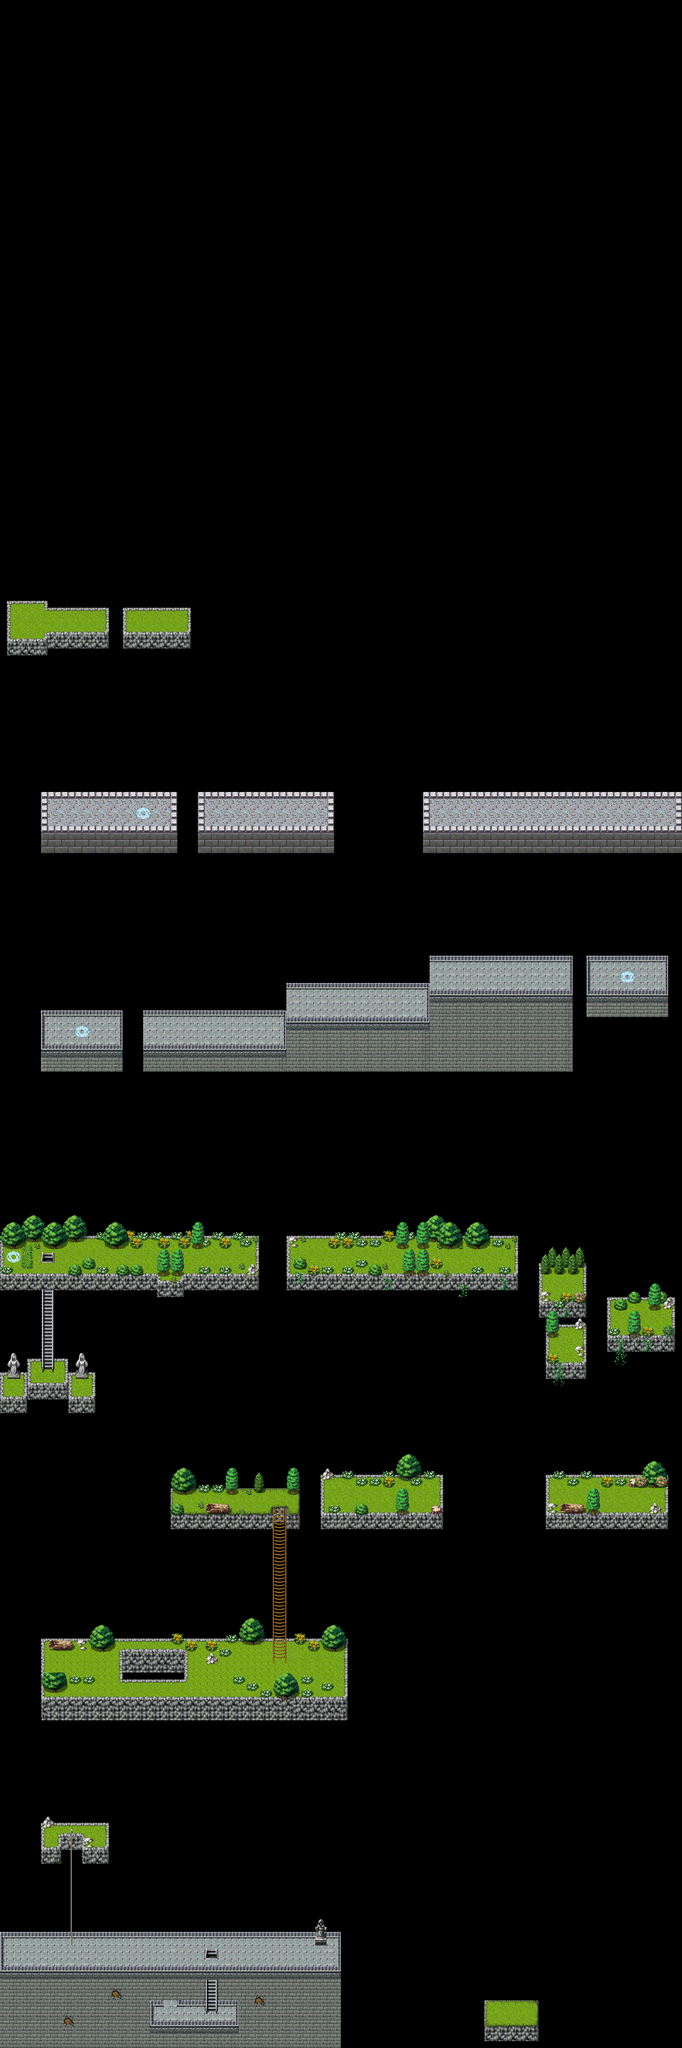

Tiled map render using the project's own tile images. Description and the map definition, with tile-layer contents summarised, below:
An orthogonal 100x300 tile map with 16x16 px tiles, 4 tile layers (map, background, background2, foreground), 10 tilesets and 93 objects (17x itembox, 13x enemy, 4x floor, 4x check, 4x gate, ...).

<map version="1.0" tiledversion="1.0.2" orientation="orthogonal" renderorder="right-down" width="100" height="300" tilewidth="16" tileheight="16" nextobjectid="113">
 <tileset firstgid="1" name="A1" tilewidth="16" tileheight="16" tilecount="768" columns="32">
  <image source="TileA1.png" width="512" height="384" />
 </tileset>
 <tileset firstgid="769" name="A2" tilewidth="16" tileheight="16" tilecount="768" columns="32">
  <image source="TileA2.png" width="512" height="384" />
 </tileset>
 <tileset firstgid="1537" name="A3" tilewidth="16" tileheight="16" tilecount="512" columns="32">
  <image source="TileA3.png" width="512" height="256" />
 </tileset>
 <tileset firstgid="2049" name="A4" tilewidth="16" tileheight="16" tilecount="960" columns="32">
  <image source="TileA4.png" width="512" height="480" />
 </tileset>
 <tileset firstgid="3009" name="A5" tilewidth="16" tileheight="16" tilecount="512" columns="16">
  <image source="TileA5.png" width="256" height="512" />
 </tileset>
 <tileset firstgid="3521" name="B" tilewidth="16" tileheight="16" tilecount="1024" columns="32">
  <image source="TileB.png" width="512" height="512" />
 </tileset>
 <tileset firstgid="4545" name="C" tilewidth="16" tileheight="16" tilecount="1024" columns="32">
  <image source="TileC.png" width="512" height="512" />
 </tileset>
 <tileset firstgid="5569" name="D" tilewidth="16" tileheight="16" tilecount="1024" columns="32">
  <image source="TileD.png" width="512" height="512" />
 </tileset>
 <tileset firstgid="6593" name="E" tilewidth="16" tileheight="16" tilecount="1024" columns="32">
  <image source="TileE.png" width="512" height="512" />
 </tileset>
 <tileset firstgid="7617" name="F" tilewidth="16" tileheight="16" tilecount="480" columns="30">
  <image source="chip01e_exterior.png" width="480" height="256" />
 </tileset>
 <layer name="map" width="100" height="300">
  <data>[30000 cells, 4520 non-empty, 108 distinct tile ids]</data>
 </layer>
 <layer name="background" width="100" height="300">
  <data>[30000 cells, 720 non-empty, 132 distinct tile ids]</data>
 </layer>
 <layer name="background2" width="100" height="300">
  <data>[30000 cells, 192 non-empty, 48 distinct tile ids]</data>
 </layer>
 <layer name="foreground" width="100" height="300">
  <data>[30000 cells, 394 non-empty, 67 distinct tile ids]</data>
 </layer>
 <objectgroup color="#800040" name="collision">
  <object id="2" x="360" y="4720" width="192" height="44" />
  <object id="3" x="352" y="4640" width="8" height="124" />
  <object id="4" x="552" y="4636" width="8" height="128" />
  <object id="5" x="12" y="4576" width="776" height="64" />
  <object id="6" x="0" y="4528" width="12" height="112" />
  <object id="7" x="788" y="4528" width="12" height="112" />
  <object id="10" type="stairs" x="492" y="4576" width="8" height="144" />
  <object id="13" x="96" y="4304" width="160" height="32" />
  <object id="14" type="ladder" x="166" y="4304" width="4" height="256" />
  <object id="21" x="432" y="3904" width="384" height="128" />
  <object id="22" x="96" y="3904" width="192" height="128" />
  <object id="23" x="480" y="3872" width="32" height="32" />
  <object id="26" x="400" y="3520" width="288" height="64" />
  <object id="28" type="ladder" x="652" y="3520" width="8" height="384" />
  <object id="30" x="752" y="3504" width="288" height="80" />
  <object id="32" x="1280" y="3504" width="288" height="80" />
  <object id="37" x="1280" y="3152" width="96" height="80" />
  <object id="38" x="1424" y="3088" width="160" height="80" />
  <object id="39" x="1264" y="3008" width="112" height="48" />
  <object id="40" x="672" y="2944" width="544" height="80" />
  <object id="48" x="0" y="2944" width="608" height="80" />
  <object id="49" x="160" y="3248" width="64" height="64" />
  <object id="50" x="64" y="3216" width="96" height="64" />
  <object id="51" x="0" y="3248" width="64" height="64" />
  <object id="54" type="stairs" x="108" y="2944" width="8" height="272" />
  <object id="60" x="1136" y="4720" width="128" height="64" />
  <object id="62" x="104" y="2416" width="176" height="96" />
  <object id="63" x="280" y="2368" width="8" height="144" />
  <object id="64" x="96" y="2368" width="8" height="144" />
  <object id="66" x="336" y="2416" width="336" height="96" />
  <object id="70" x="672" y="2352" width="336" height="160" />
  <object id="71" x="1008" y="2288" width="328" height="224" />
  <object id="74" x="1335" y="2240" width="8" height="272" />
  <object id="77" x="1376" y="2240" width="8" height="144" />
  <object id="78" x="1384" y="2288" width="176" height="96" />
  <object id="79" x="1560" y="2240" width="8" height="144" />
  <object id="84" x="112" y="1904" width="288" height="96" />
  <object id="92" x="400" y="1896" width="16" height="104" />
  <object id="93" x="96" y="1896" width="16" height="104" />
  <object id="95" x="480" y="1904" width="288" height="96" />
  <object id="96" x="464" y="1896" width="16" height="104" />
  <object id="97" x="768" y="1896" width="16" height="104" />
  <object id="99" x="992" y="1896" width="16" height="104" />
  <object id="100" x="1584" y="1896" width="16" height="104" />
  <object id="101" x="1008" y="1904" width="576" height="96" />
  <object id="109" x="288" y="1456" width="160" height="28" />
  <object id="110" x="16" y="1456" width="240" height="32" />
 </objectgroup>
 <objectgroup name="event">
  <properties>
   <property name="index" type="int" value="6" />
  </properties>
  <!-- 46 objects omitted --></objectgroup>
</map>
<!-- 46 of 93 objects omitted -->
